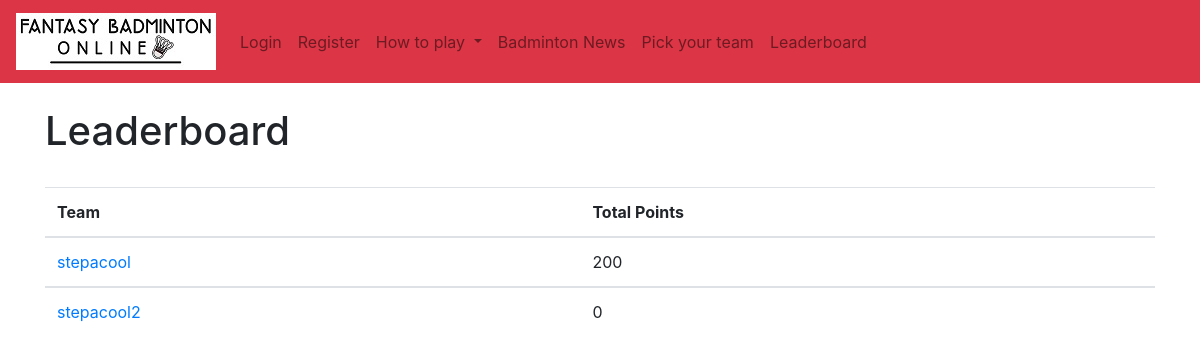
Page /leaderboard/ on the committed database.
### authenticate/models.py (models this page shows, shortened)
class Teams(models.Model): # team model, players(Rankings model) have foreign key relation to it
	budget = models.IntegerField(default=120)
	owner = models.ForeignKey(settings.AUTH_USER_MODEL,on_delete=models.CASCADE, related_name='teams') # relation to a user
	team = models.SlugField()
	date = models.DateTimeField(auto_now_add=True)
	points = models.CharField(max_length=50)
	def get_team_total_points(self):
		total = []
		total.append(self.MSplayers.all().aggregate(Sum('score'))['score__sum'])
		total.append(self.WSplayers.all().aggregate(Sum('score'))['score__sum'])
		total.append(self.MDplayers.all().aggregate(Sum('score'))['score__sum'])
		total.append(self.WDplayers.all().aggregate(Sum('score'))['score__sum'])
		total.append(self.XDplayers.all().aggregate(Sum('score'))['score__sum'])
		total = [x for x in total if x is not None]
		return sum(total)

### authenticate/views.py (the view)
# urls.py: path('leaderboard/', views.leaderboard, name='leaderboard'),
def leaderboard(request):
	all_teams = Teams.objects.all().order_by('-points')
	return render(request, 'authenticate/leaderboard.html', {'all_teams': all_teams})

### authenticate/templates/authenticate/leaderboard.html
{% extends 'authenticate/base.html' %}
{% load static %}
{% block content %}
<h1>Leaderboard</h1>
<br/>
{% if all_teams %}
	<table id=teams_table class="table table-hover">
		<thead>
			<tr>
				<th scope="col">Team</th>
				<th scope="col">Total Points</th>
			</tr>
		</thead>
	{% for things in all_teams %}
		<tbody>
			<tr>
			    <td><a href="{% url 'team_detail' team_pk=things.pk %}">{{ things.owner.username }}</a></td>
			    <td>{{ things.get_team_total_points }}</td>
			</tr>
		</tbody>
	{% endfor %}
	</table>
{% endif %}
{% endblock %}

### rows in the picture
Teams: owner.username "stepacool", get_team_total_points "200"
Teams: owner.username "stepacool2", get_team_total_points "0"
